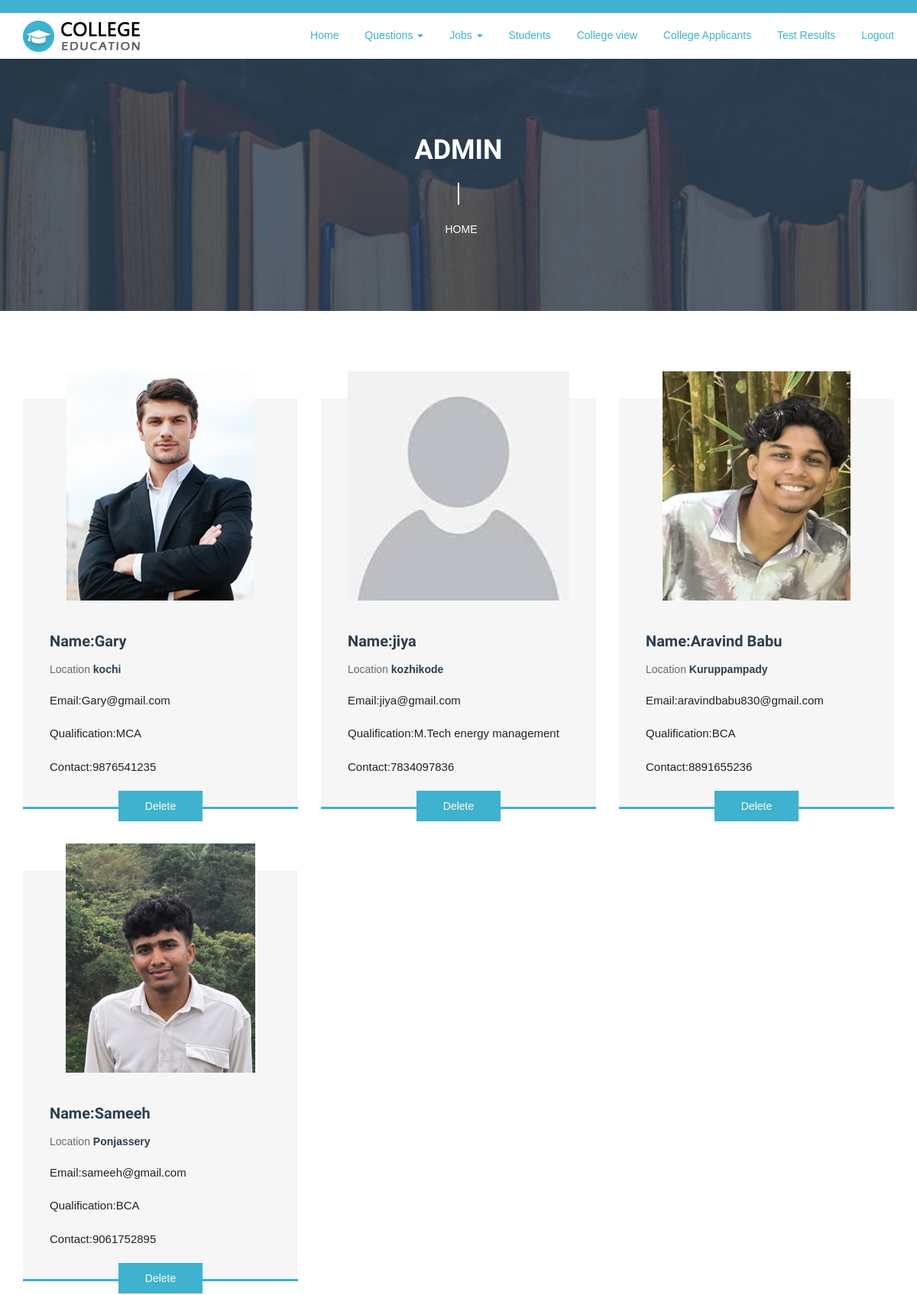
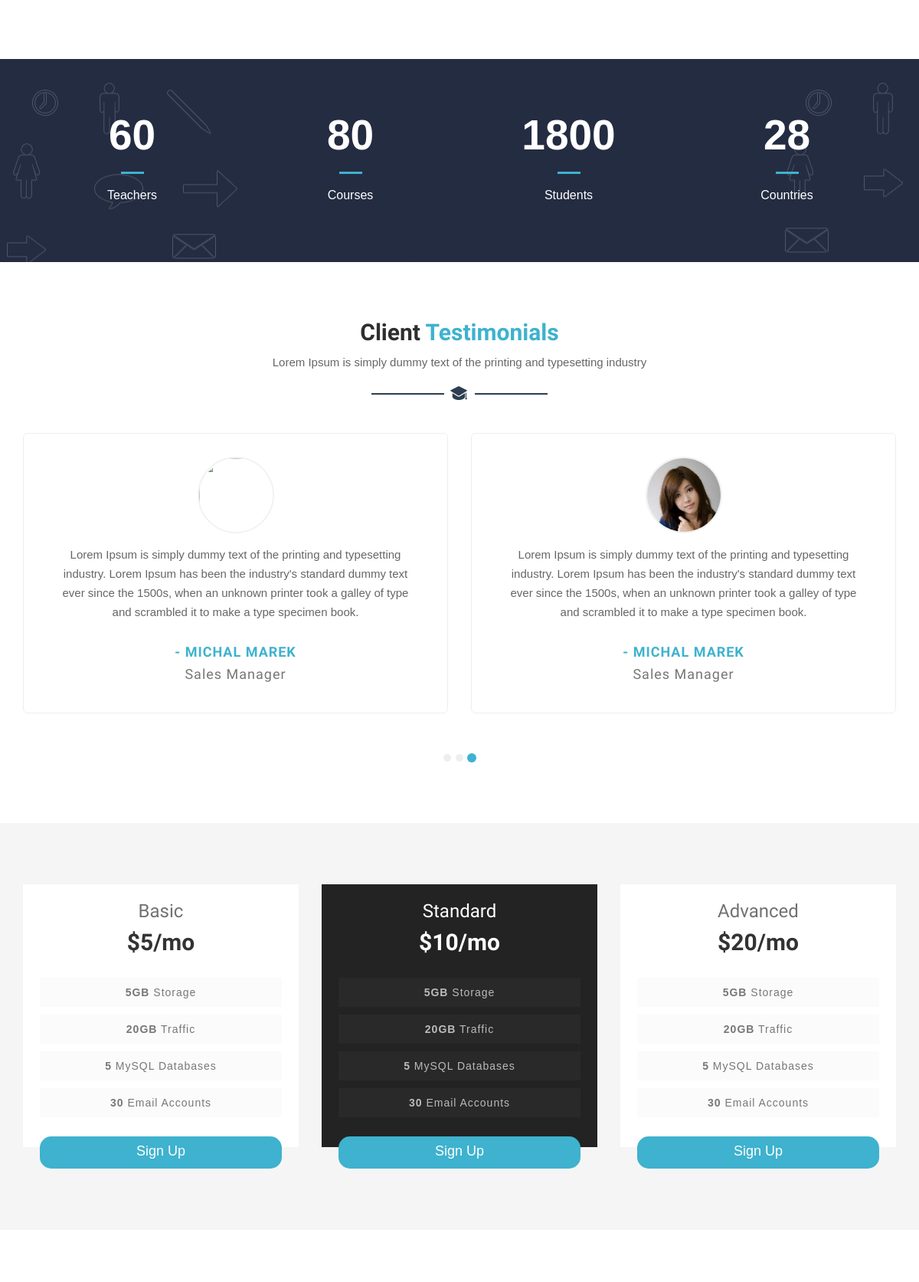
/admin_studview (upper part), run on the app's committed database (2 pictures, top to bottom).
### myapp/models.py (models this page shows)
class Student(models.Model):
    user = models.ForeignKey(Login, on_delete=models.CASCADE)
    name = models.CharField(max_length=30, null=True)
    email = models.EmailField()
    password = models.CharField(max_length=30, null=True)
    phone = models.CharField(max_length=30, null=True)
    location = models.CharField(max_length=30, null=True)
    qualification = models.CharField(max_length=30, null=True)
    image = models.FileField(upload_to='file', null=True)

### myapp/views.py (the view)
# urls.py: path('admin_studview', views.admin_studview),
def admin_studview(request):
    data = Student.objects.all()
    return render(
        request,
        "admin/admin_studview.html",
        {"data": data}
    )

### templates/admin/admin_studview.html (shortened to what this page needs)
{% extends 'admin/common.html' %}
{% load static %}
{% block content %}
  <div class="inner-page-wrapper course-wrapper" enctype="multipart/form-data">
    <div class="container">
      <div class="row offset-top-40">
        {% for i in data %}
        <div class="col-sm-6 col-md-4">
          <div class="single-item">
            <div class="single-item-image overlay-effect"> <a href=""><img src="./static/assets/{{i.image}}" alt="image" style="height: 300px;"></a> </div>
            <div class="single-item-text">
              <h4><a href>Name:{{i.name}}</a></h4>
              <div class="single-item-text-info"><span>Location <span>{{i.location}}</span></span> </div>
              <p>Email:{{i.email}}</p>
              <p>Qualification:{{i.qualification}}</p>
              <p>Contact:{{i.phone}}</p>
            </div>
                <div class="button-bottom"> <a href="/stud_Dlt?id={{i.user.id}}" class="btn button-default">Delete</a> </div>
          </div>
        </div>
        {% endfor %}
      </div>
    </div>
  </div>
{% endblock %}

### static/css/style.css (style rules this page uses)
* { margin: 0; padding: 0; }
body { font-family: 'Open Sans', sans-serif; font-size: 14px; line-height: 1.57143; font-weight: 400; color: #727272; }
h1, h2, h3, h4, h5, h6 { font-family: 'Raleway', sans-serif; margin-top: 0; }
a { color: #666666; transition: all 0.3s ease 0s; }
a, a:hover, a:active, a:focus { outline: none; text-decoration: none; }
.btn, .btn * { transition: all 0.3s ease 0s; }
.btn { border-width: 2px; margin-bottom: 7px; margin-top: 7px; padding: 7px 22px 9px; z-index: 1; }
.offset-top-40 { margin-top: 40px; }
.course-wrapper { margin: 0; padding: 55px 0 16px; width: 100%; float: left; }
.single-item-image a { display: inline-block; }
.single-item-image { overflow: hidden; position: relative; text-align: center; top: -35px; }
.single-item-image.overlay-effect img { width: 100%; }
.overlay-effect a { position: relative }
.overlay-effect a:before { background: rgba(45, 62, 80, 0.2) none repeat scroll 0 0; bottom: 0; content: ""; height: 100%; left: 0; opacity: 0; -ms-filter: "progid:DXImageTransform.Microsoft.Alpha(Opacity=0)"; filter: alpha(opacity=0); position: absolute; right: 0; width: 100%; }
.single-item { background: #f6f6f6 none repeat scroll 0 0; padding: 0 35px; -webkit-transition: all 0.3s ease 0s; transition: all 0.3s ease 0s; margin-bottom: 80px; }
.single-item-text h4 { font-size: 20px; padding-top: 7px; }
.single-item-text h4 a, .single-item-text h4 { color: #2d3e50; font-weight: 600; }
.single-item-text-info span { color: #696969; margin-right: 11px; }
.single-item-text-info span span { color: #2d3e50; font-weight: 600; }
.single-item-text > p { color: #222222; }
.single-item-text-info { margin-bottom: 18px; padding-top: 5px; }
.single-item .button-default { border-radius: 0; color: #fff; margin: 0; padding: 8px 33px; }
.button-bottom { margin-bottom: -19.5px; text-align: center; }
.inner-page-wrapper { padding: 50px 0; float: left; width: 100%; }
.inner-page-wrapper p { font-size: 15px; margin: 0 0 20px; }
.course-wrapper { padding: 74px 0 15px; }
body { font-family: Arial; }
* { box-sizing: border-box; }

### static/css/one.css (style rules this page uses)
.single-item .button-default { background: #3eb2ce; }
.single-item { border-bottom: 3px solid #3eb2ce; }

### data on the page
Student: image (picture), name "Gary", location "kochi", email "Gary@gmail.com", qualification "MCA", phone "9876541235"
Student: image (picture), name "jiya", location "kozhikode", email "jiya@gmail.com", qualification "M.Tech energy management", phone "7834097836"
Student: image (picture), name "Aravind Babu", location "Kuruppampady", email "aravindbabu830@gmail.com", qualification "BCA", phone "8891655236"
Student: image (picture), name "Sameeh", location "Ponjassery", email "sameeh@gmail.com", qualification "BCA", phone "9061752895"
